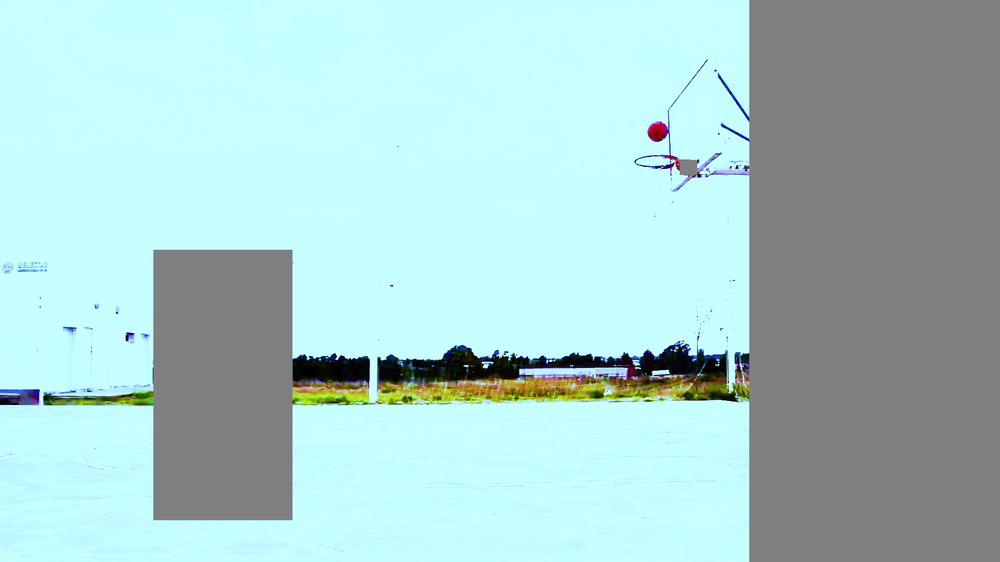
#> input picture Practico/PredicccionHSV/predecir/Files/Videos/PelotaEscenarioCompleto.png, 1000 x 562 px, shrunk from 1918 x 1078 before the run, found by its file name
$ python readbal.py
#> lines starting #> are read from the running program, lines starting #| are printed output that depends on the picture; after the words box and inside, x2 and y2 are one past the last pixel; in counts of white or black regions, pixels touching at a corner belong together
import cv2
import numpy as np

# Cargar la nueva imagen
ruta_imagen = 'Files/Videos/PelotaEscenarioCompleto.png'
imagen = cv2.imread(ruta_imagen)
#> imagen is the input picture: shape (562, 1000, 3); mean B, G, R 206, 206.7, 170.8

# Verificar si la imagen se cargó correctamente
if imagen is None:
    print("Error: No se pudo cargar la imagen.")
else:
    # Convertir a espacio de color HSV
    imagen_hsv = cv2.cvtColor(imagen, cv2.COLOR_BGR2HSV)
#> imagen_hsv: shape (562, 1000, 3); mean H, S, V 61, 43.6, 208.1

    def nada(x):
        pass

    # Crear una ventana
    cv2.namedWindow('imagen')

    # Crear trackbars para cambiar los valores de color
    cv2.createTrackbar('HMin', 'imagen', 0, 179, nada)
#> slider 'HMin' is set to 35
    cv2.createTrackbar('SMin', 'imagen', 0, 255, nada)
#> slider 'SMin' is set to 51
    cv2.createTrackbar('VMin', 'imagen', 0, 255, nada)
#> slider 'VMin' is set to 51
    cv2.createTrackbar('HMax', 'imagen', 0, 179, nada)
#> slider 'HMax' is set to 179
    cv2.createTrackbar('SMax', 'imagen', 0, 255, nada)
#> slider 'SMax' is set to 255
    cv2.createTrackbar('VMax', 'imagen', 0, 255, nada)
#> slider 'VMax' is set to 255

    # Establecer valores por defecto para las trackbars de Max HSV
    cv2.setTrackbarPos('HMax', 'imagen', 179)
    cv2.setTrackbarPos('SMax', 'imagen', 255)
    cv2.setTrackbarPos('VMax', 'imagen', 255)

    while True:
        # Obtener posiciones actuales de todas las trackbars
        h_min = cv2.getTrackbarPos('HMin', 'imagen')
        s_min = cv2.getTrackbarPos('SMin', 'imagen')
        v_min = cv2.getTrackbarPos('VMin', 'imagen')
        h_max = cv2.getTrackbarPos('HMax', 'imagen')
        s_max = cv2.getTrackbarPos('SMax', 'imagen')
        v_max = cv2.getTrackbarPos('VMax', 'imagen')

        # Establecer valores mínimos y máximos de HSV para mostrar
        inferior = np.array([h_min, s_min, v_min])
        superior = np.array([h_max, s_max, v_max])

        # Crear una máscara basada en los valores HSV actuales
        mascara = cv2.inRange(imagen_hsv, inferior, superior)
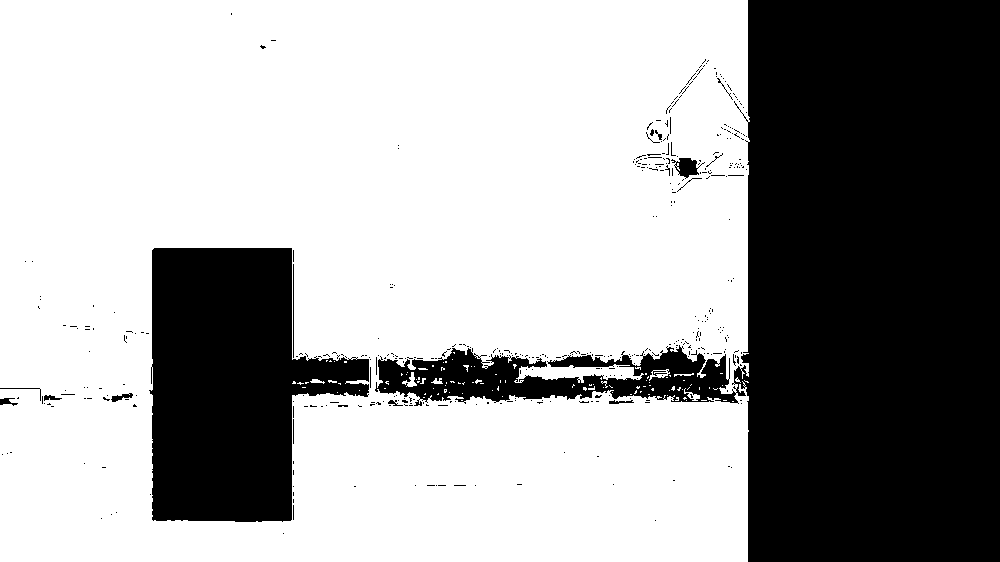
#> mascara: shape (562, 1000); 65% white; 427 black regions (411 under 20 px), largest, box (x1, y1, x2, y2) and area: (375, 0, 1000, 562) 153553, (149, 248, 369, 522) 40755, (671, 158, 705, 179) 343
        resultado = cv2.bitwise_and(imagen, imagen, mask=mascara)
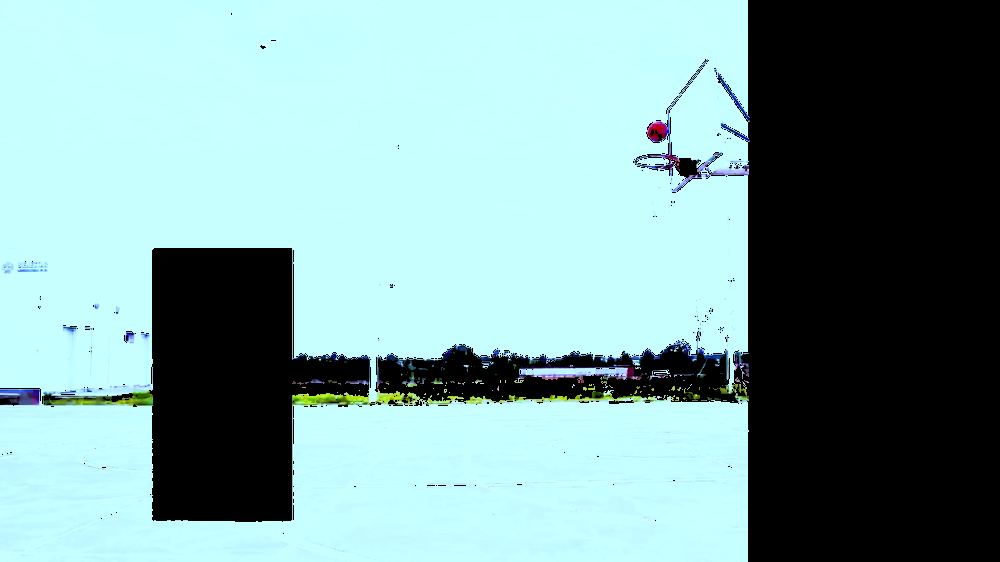
#> resultado: shape (562, 1000, 3); mean B, G, R 163.4, 163.1, 127.3

        # Mostrar la imagen de resultado
        cv2.imshow('imagen', resultado)

        # Romper el bucle cuando se presione 'q'
        if cv2.waitKey(1) & 0xFF == ord('q'):
#> (key q is pressed here)
            break

    cv2.destroyAllWindows()
